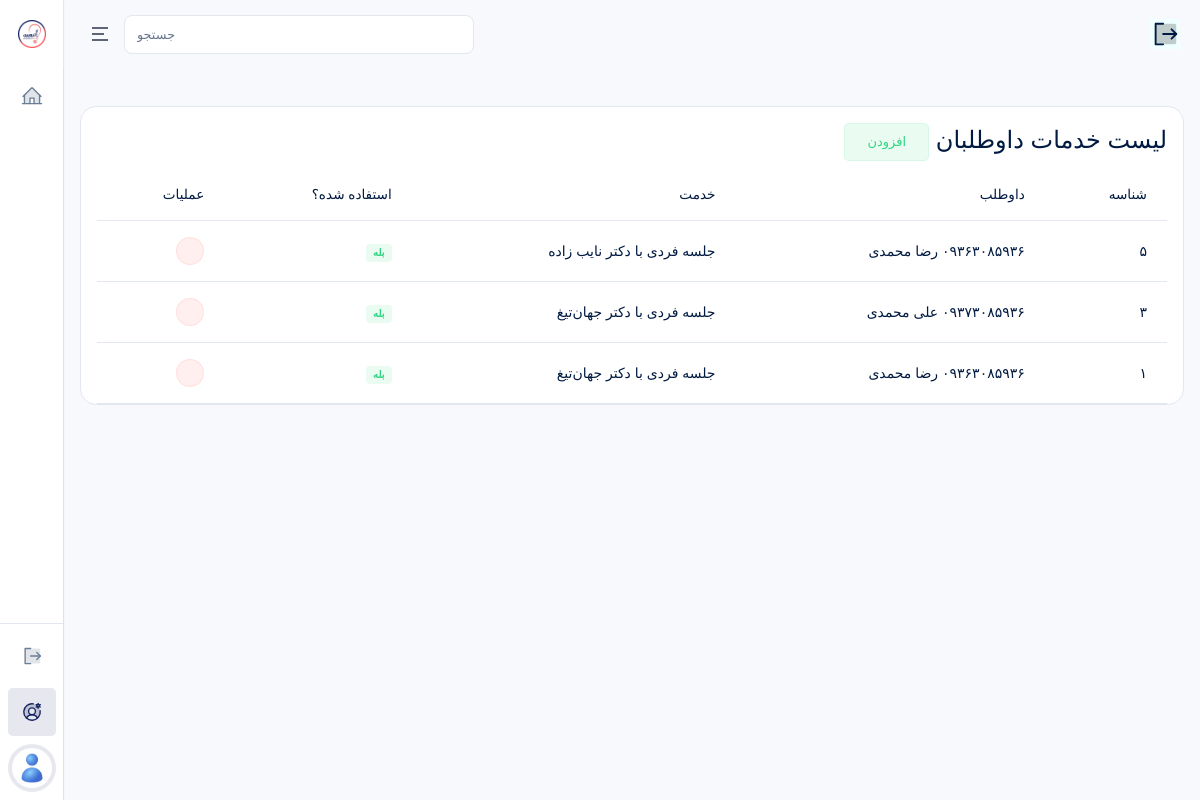
Page /accounts/admins/service-to-students/ (signed in) on the committed database.
### payments/models.py (models this page shows)
class ServiceToStudent(models.Model):
    service = models.CharField(
        max_length=1,
        verbose_name="کد خدمت"
    )
    student = models.ForeignKey(
        Student,
        on_delete=models.CASCADE,
        related_name="student_to_services",
        verbose_name="داوطلب"
    )
    is_used = models.BooleanField(default=False)
    @property
    def service_name(self):
        return dict(Package.SERVICE_CHOICES).get(self.service, "-")
    class Meta:
        verbose_name = "خدمت به داوطلب"
        verbose_name_plural = "خدمت ها به داوطلبان"
        ordering = ["-id"]

### accounts/models.py (models this page shows, shortened)
class Student(models.Model):
    user = models.OneToOneField(User, on_delete=models.CASCADE, related_name="user_student", verbose_name="کاربر")
    a_completed = models.BooleanField(default=False)
    b_completed = models.BooleanField(default=False)
    def __str__(self):
        return f"{self.user.mobile} {self.user.get_full_name()}"
    class Meta:
        verbose_name = "داوطلب"
        verbose_name_plural = "داوطلبان"
        ordering = ["-id"]

class User(AbstractUser):
    ROLE_CHOICES = (
        ("super_admin", "مدیرکل"),
        ("supervisor", "ناظر"),
        ("consultant", "مشاور"),
        ("student", "داوطلب"),
    )
    role = models.CharField(max_length=30, choices=ROLE_CHOICES, verbose_name="نقش")
    mobile = models.CharField(max_length=15, blank=True, unique=True, verbose_name="شماره موبایل")
    avatar = models.ImageField(upload_to="avatars/", blank=True, null=True, verbose_name="تصویر پروفایل")
    is_suspended = models.BooleanField(default=False, verbose_name="تعلیق شده")
    suspension_reason = models.TextField(blank=True, verbose_name="دلیل تعلیق")
    is_limited = models.BooleanField(default=False, verbose_name="دسترسی محدود (برای مدیرکل)")
    class Meta:
        verbose_name = "کاربر"
        verbose_name_plural = "کاربران"
        ordering = ["-id"]

### accounts/views.py (the view)
# urls.py: path("admins/service-to-students/", ServiceToStudentListView.as_view(), name="service_to_student_list"),
class ServiceToStudentListView(RoleRequiredMixin, SuperAdminSidebarContextMixin, ListView):
    allowed_roles = ["super_admin"]
    model = ServiceToStudent
    template_name = "accounts/admins/service_to_student_list.html"
    context_object_name = "service_to_students"

### accounts/mixins.py (called while the page is built)
    def get_context_data(self, **kwargs):
        context = super().get_context_data(**kwargs)
        context.update({
            "PlansIntroductionCreated": PlansIntroduction.objects.first(),
            "CounselingIntroductionCreated": CounselingIntroduction.objects.first(),
            "EstimationIntroductionCreated": EstimationIntroduction.objects.first(),
            "ChoiceIntroductionCreated": ChoiceIntroduction.objects.first(),
            "LiveIntroductionCreated": LiveIntroduction.objects.first(),
            "AboutUsIntroductionCreated": AboutUsIntroduction.objects.first(),
            "DataIntroductionCreated": DataIntroduction.objects.first(),
        })
        return context

    def test_func(self):
        return (
            self.request.user.is_authenticated and
            self.request.user.role in self.allowed_roles and
            not self.request.user.is_suspended
        )

### pages/views.py (called while the page is built, shortened)
def global_context(request):
    has_database_service = False
    wallet = False
    nayeb_link = Consultant.objects.filter(
        user__last_name="نایب زاده"
    ).first()
    try:
        nayeb_consultant_open = User.objects.filter(id=73).first().user_consultant.show_schedules
        jahan_consultant_open = User.objects.filter(id=74).first().user_consultant.show_schedules
    except:
        nayeb_consultant_open = False
        jahan_consultant_open = False
    return {
        "has_database_service": has_database_service,
        "nayeb_link": nayeb_link,
        "wallet": wallet,
        "nayeb_consultant_open": nayeb_consultant_open,
        "jahan_consultant_open": jahan_consultant_open,
    }

### templates/accounts/admins/service_to_student_list.html (shortened to what this page needs)
{% extends 'bases/dashboard.html' %}
{% load static %}
{% block content %}
<div class="table-responsive" dir="rtl">
    <div class="card-header justify-content-between">
        <div class="card-title">
            <h4>
                لیست خدمات داوطلبان
                <a href="{% url 'service_to_student_add' %}">
                    <span class="btn btn-success-transparent">افزودن</span>
                </a>
            </h4>
        </div>
    </div>
    <table class="table text-nowrap table-hover">
        <thead>
            <tr>
                <th scope="col">شناسه</th>
                <th scope="col">داوطلب</th>
                <th scope="col">خدمت</th>
                <th scope="col">استفاده شده؟</th>
                <th scope="col">عملیات</th>
            </tr>
        </thead>
        <tbody>
            {% for service_to_student in service_to_students %}
            <tr>
                <td>
                    {{ service_to_student.id }}
                </td>
                <td>
                    {{ service_to_student.student }}
                </td>
                <td>
                    {{ service_to_student.service_name }}
                </td>
                <td>
                    {% if service_to_student.is_used %}
                    <span class="badge bg-success-transparent">بله</span>
                    {% else %}
                    <span class="badge bg-danger-transparent">خیر</span>
                    {% endif %}
                </td>
                <td>
                    <a href="{% url 'service_to_student_delete' service_to_student.id %}" class="btn btn-icon btn-sm btn-danger-transparent rounded-pill">
                        <i class="ri-delete-bin-line"></i>
                    </a>
                </td>
            </tr>
            {% empty %}
            <tr>
                <td colspan="5" style="text-align: center;">
                    موردی یافت نشد.
                </td>
            </tr>
            {% endfor %}
        </tbody>
    </table>
</div>
{% endblock %}

### rows in the picture
ServiceToStudent: id "۵", student "۰۹۳۶۳۰۸۵۹۳۶ رضا محمدی", service_name "جلسه فردی با دکتر نایب زاده", is_used "بله"
ServiceToStudent: id "۳", student "۰۹۳۷۳۰۸۵۹۳۶ علی محمدی", service_name "جلسه فردی با دکتر جهان‌تیغ", is_used "بله"
ServiceToStudent: id "۱", student "۰۹۳۶۳۰۸۵۹۳۶ رضا محمدی", service_name "جلسه فردی با دکتر جهان‌تیغ", is_used "بله"
